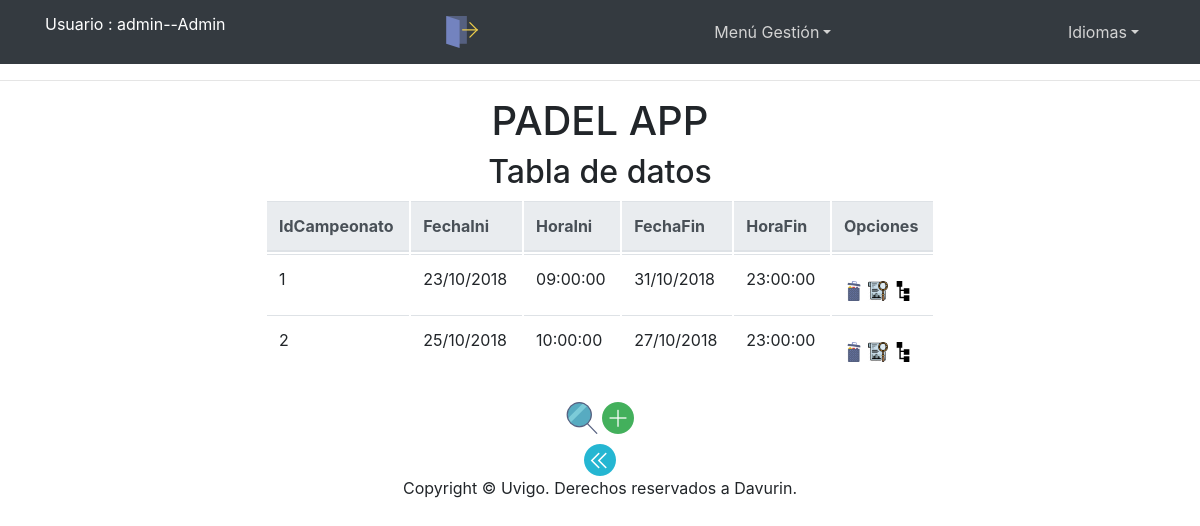
Page /app/Controllers/CAMPEONATO_CONTROLLER.php (signed in) on the earlier database version.
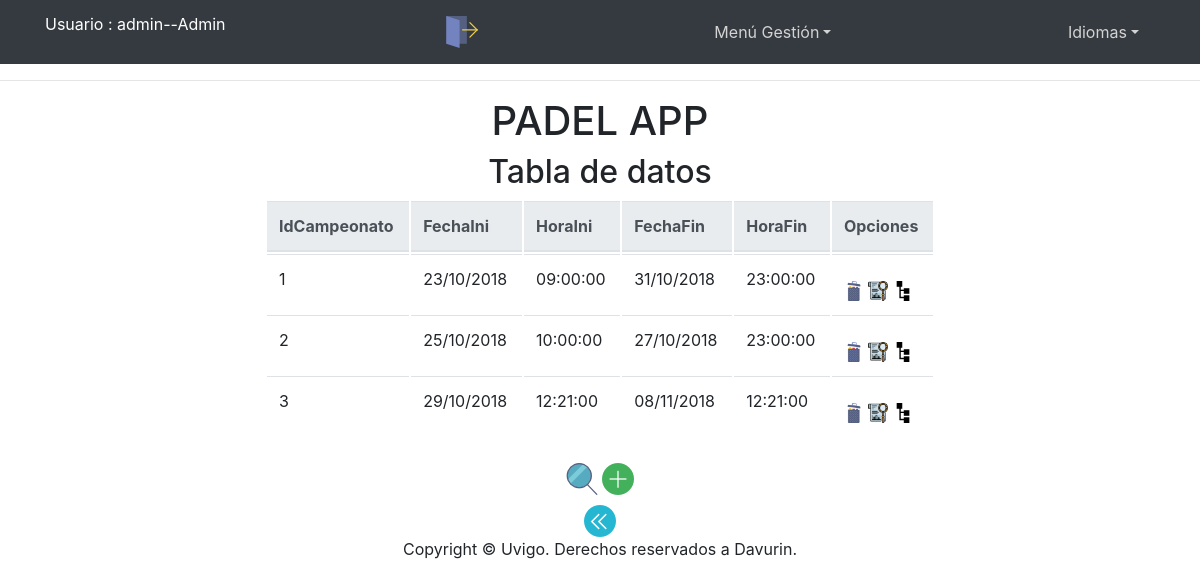
Same page on the later database version.
### tables this page shows
CREATE TABLE IF NOT EXISTS `Campeonato` (
  `IdCampeonato` INT NOT NULL,
  `FechaIni` DATE NOT NULL,
  `HoraIni` TIME NOT NULL,
  `FechaFin` DATE NOT NULL,
  `HoraFin` TIME NOT NULL,
  PRIMARY KEY (`IdCampeonato`));

### app/Models/CAMPEONATO_MODEL.php (called while the page is built, shortened)
<?php
class CAMPEONATO_MODEL{
	var $IdCampeonato;
    var $FechaIni;
	var $HoraIni;
	var $FechaFin;
	var $HoraFin;
	var $mysqli;
	function __construct($IdCampeonato,$FechaIni,$HoraIni,$FechaFin,$HoraFin) {
		$this->IdCampeonato = $IdCampeonato;
        $this->FechaIni=$FechaIni;
		$this->HoraIni = $HoraIni;
		$this->FechaFin = $FechaFin;
		$this->HoraFin = $HoraFin;
		include_once '../Functions/BdAdmin.php';
		$this->mysqli = ConectarBD();
	}
	function SEARCH() {
		$sql = "select IdCampeonato,
					FechaIni,
					HoraIni,
                    FechaFin,
					HoraFin
       			from CAMPEONATO
    			where
    				(
					(BINARY IdCampeonato LIKE '%$this->IdCampeonato%') &&
                    (BINARY  DATE_FORMAT(FechaIni,'%d/%m/%Y') LIKE '%$this->FechaIni%') &&
					(BINARY HoraIni LIKE '%$this->HoraIni%') &&
    				(BINARY DATE_FORMAT(FechaFin,'%d/%m/%Y') LIKE '%$this->FechaFin%') &&
					(BINARY HoraFin LIKE '%$this->HoraFin%')
    				)";
		if ( !( $resultado = $this->mysqli->query( $sql ) ) ) {
			return 'Error en la consulta sobre la base de datos';
		} else {
			return $resultado;
		}
	}
 	}
?>

### app/Functions/BdAdmin.php (called while the page is built, shortened)
<?php
function ConectarBD()
	{
	    $mysqli = new mysqli("localhost", "user", "pass", "abpbase");
		return $mysqli;
	}
?>

### app/Views/CAMPEONATO/CAMPEONATO_SHOWALL_View.php (the view, shortened to what this page needs)
<?php
class CAMPEONATO_SHOWALL {
	function __construct( $lista, $datos) {
		$this->lista = $lista;
		$this->datos = $datos;
		$this->render($this->lista,$this->datos);
	}
	function render($lista,$datos){
		$this->datos = $datos;
		include '../Views/Header.php';
?>
		<div align="center" class="seccion">
			<h2 align="center">
				<?php echo $strings['Tabla de datos'];?>
			</h2>
			<div class="col-md-7">
			<table align="center" class="table">
				<thead class="thead-light">
				<tr>
<?php
					foreach ( $lista as $atributo ) {
?>
					<th scope="col">
						<?php echo $strings[$atributo]?>
					</th>
<?php
					}
?>
					<th scope="col" colspan="4" >
						<?php echo $strings['Opciones']?>
					</th>
				</tr>
				</thead>
<?php
				while ( $fila = mysqli_fetch_array( $this->datos ) ) {
?>
				<tr>
<?php
					foreach ( $lista as $atributo ) {
?>
					<td>
<?php
					if ( $atributo == 'FechaIni' ) {
						$fila[ $atributo ] = date( "d/m/Y", strtotime( $fila[ $atributo ] ) );
					}
					if ( $atributo == 'FechaFin' ) {
							$fila[ $atributo ] = date( "d/m/Y", strtotime( $fila[ $atributo ] ) );
					}
						echo $fila[ $atributo ];
?>
					</td>
<?php
					}
?>
					<td>
						<form action="../Controllers/CAMPEONATO_CONTROLLER.php" method="get" style="display:inline" >
								<button id ="buttonBien"type="submit" name="action" value="DELETE" ><img src="../Views/icon/eliminar.png" alt="<?php echo $strings['Eliminar']?>" width="20" height="20" /></button>
								<button id ="buttonBien"type="submit" name="action" value="SHOWCURRENT" ><img src="../Views/icon/verDetalles.png" alt="<?php echo $strings['Ver en detalle']?>" width="20" height="20"/></button>
						</form>
						<form action="../Controllers/CAMPEONATO_CATEGORIA_CONTROLLER.php" method="get" style="display:inline" >
								<button id ="buttonBien"type="submit" ><img src="../Views/icon/categoria.png" alt="<?php echo $strings['Ver en detalle']?>" width="20" height="20"/></button>
						</form>
				</tr>
<?php
				}
?>
			</table>
					<form action='../Controllers/CAMPEONATO_CONTROLLER.php'>
						<button id ="buttonBien" type="submit" name="action" value="SEARCH"><img src="../Views/icon/buscar.png" alt="BUSCAR" /></button>
						<button id ="buttonBien" type="submit" name="action" value="ADD"><img src="../Views/icon/añadir.png" alt="AÑADIR" /></button>
					</form>
			<form action='../Controllers/CAMPEONATO_CONTROLLER.php' method="post">
				<button id ="buttonBien" type="submit"><img src="../Views/icon/atras.png" alt="<?php echo $strings['Atras']?>" /></button>
			</form>
			</div>
		</div>
<?php
		include '../Views/Footer.php';
		}
		}
?>

Differences in the rows shown:
added campeonato: IdCampeonato "3", atributo "29/10/2018", HoraIni "12:21:00", atributo "08/11/2018", HoraFin "12:21:00"
